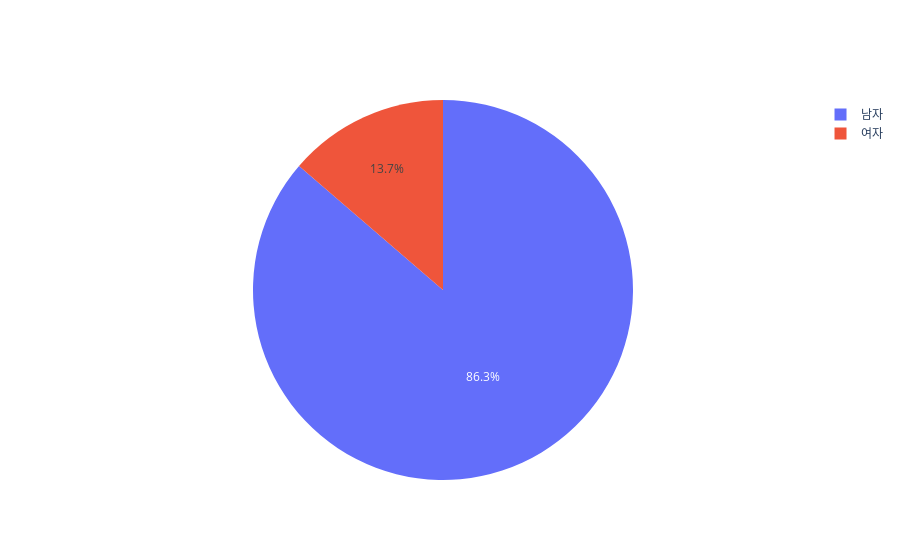

The notebook cell this image was saved under:
### Markdown cell above
## 파이차트 시각화
### 1. 감독 성별 비율

### Code cell
labels = finaldirector['감독성별'].value_counts().index
values = finaldirector['감독성별'].value_counts().values

fig = go.Figure(data=[go.Pie(labels=labels, values=values)])
fig.show()

### Figure 1 — Plotly figure (JSON) as saved in the notebook; plotly's stock layout.template omitted (floating-point values rounded to 4 significant figures)
{"data": [{"labels": ["남자", "여자"], "type": "pie", "values": [593, 94]}], "layout": {}}
